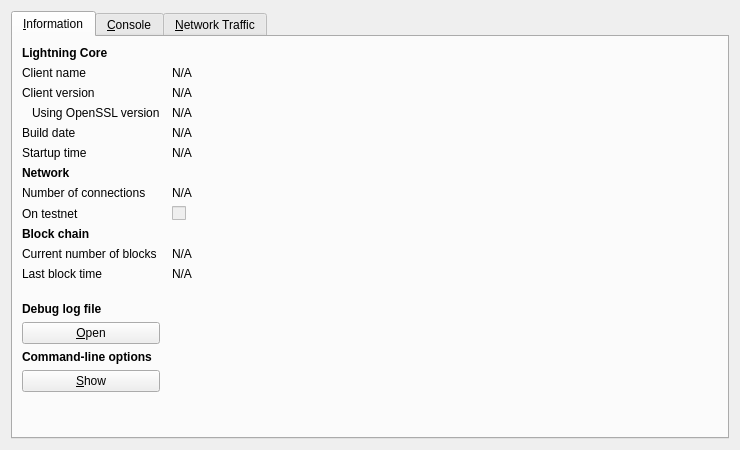
<?xml version="1.0" encoding="UTF-8"?>
<ui version="4.0">
 <class>RPCConsole</class>
 <widget class="QDialog" name="RPCConsole">
  <property name="geometry">
   <rect>
    <x>0</x>
    <y>0</y>
    <width>740</width>
    <height>450</height>
   </rect>
  </property>
  <property name="windowTitle">
   <string>Lightning - Debug window</string>
  </property>
  <layout class="QVBoxLayout" name="verticalLayout_2">
   <item>
    <widget class="QTabWidget" name="tabWidget">
     <property name="currentIndex">
      <number>0</number>
     </property>
     <widget class="QWidget" name="tab_info">
      <attribute name="title">
       <string>&amp;Information</string>
      </attribute>
      <layout class="QGridLayout" name="gridLayout" columnstretch="0,1">
       <property name="horizontalSpacing">
        <number>12</number>
       </property>
       <item row="0" column="0">
        <widget class="QLabel" name="label_9">
         <property name="font">
          <font>
           <weight>75</weight>
           <bold>true</bold>
          </font>
         </property>
         <property name="text">
          <string>Lightning Core</string>
         </property>
        </widget>
       </item>
       <item row="1" column="0">
        <widget class="QLabel" name="label_5">
         <property name="text">
          <string>Client name</string>
         </property>
        </widget>
       </item>
       <item row="1" column="1">
        <widget class="QLabel" name="clientName">
         <property name="cursor">
          <cursorShape>IBeamCursor</cursorShape>
         </property>
         <property name="text">
          <string>N/A</string>
         </property>
         <property name="textFormat">
          <enum>Qt::PlainText</enum>
         </property>
         <property name="textInteractionFlags">
          <set>Qt::LinksAccessibleByMouse|Qt::TextSelectableByKeyboard|Qt::TextSelectableByMouse</set>
         </property>
        </widget>
       </item>
       <item row="2" column="0">
        <widget class="QLabel" name="label_6">
         <property name="text">
          <string>Client version</string>
         </property>
        </widget>
       </item>
       <item row="2" column="1">
        <widget class="QLabel" name="clientVersion">
         <property name="cursor">
          <cursorShape>IBeamCursor</cursorShape>
         </property>
         <property name="text">
          <string>N/A</string>
         </property>
         <property name="textFormat">
          <enum>Qt::PlainText</enum>
         </property>
         <property name="textInteractionFlags">
          <set>Qt::LinksAccessibleByMouse|Qt::TextSelectableByKeyboard|Qt::TextSelectableByMouse</set>
         </property>
        </widget>
       </item>
       <item row="3" column="0">
        <widget class="QLabel" name="label_14">
         <property name="text">
          <string>Using OpenSSL version</string>
         </property>
         <property name="indent">
          <number>10</number>
         </property>
        </widget>
       </item>
       <item row="3" column="1">
        <widget class="QLabel" name="openSSLVersion">
         <property name="cursor">
          <cursorShape>IBeamCursor</cursorShape>
         </property>
         <property name="text">
          <string>N/A</string>
         </property>
         <property name="textFormat">
          <enum>Qt::PlainText</enum>
         </property>
         <property name="textInteractionFlags">
          <set>Qt::LinksAccessibleByMouse|Qt::TextSelectableByKeyboard|Qt::TextSelectableByMouse</set>
         </property>
        </widget>
       </item>
       <item row="4" column="0">
        <widget class="QLabel" name="label_12">
         <property name="text">
          <string>Build date</string>
         </property>
        </widget>
       </item>
       <item row="4" column="1">
        <widget class="QLabel" name="buildDate">
         <property name="cursor">
          <cursorShape>IBeamCursor</cursorShape>
         </property>
         <property name="text">
          <string>N/A</string>
         </property>
         <property name="textFormat">
          <enum>Qt::PlainText</enum>
         </property>
         <property name="textInteractionFlags">
          <set>Qt::LinksAccessibleByMouse|Qt::TextSelectableByKeyboard|Qt::TextSelectableByMouse</set>
         </property>
        </widget>
       </item>
       <item row="5" column="0">
        <widget class="QLabel" name="label_13">
         <property name="text">
          <string>Startup time</string>
         </property>
        </widget>
       </item>
       <item row="5" column="1">
        <widget class="QLabel" name="startupTime">
         <property name="cursor">
          <cursorShape>IBeamCursor</cursorShape>
         </property>
         <property name="text">
          <string>N/A</string>
         </property>
         <property name="textFormat">
          <enum>Qt::PlainText</enum>
         </property>
         <property name="textInteractionFlags">
          <set>Qt::LinksAccessibleByMouse|Qt::TextSelectableByKeyboard|Qt::TextSelectableByMouse</set>
         </property>
        </widget>
       </item>
       <item row="6" column="0">
        <widget class="QLabel" name="label_11">
         <property name="font">
          <font>
           <weight>75</weight>
           <bold>true</bold>
          </font>
         </property>
         <property name="text">
          <string>Network</string>
         </property>
        </widget>
       </item>
       <item row="7" column="0">
        <widget class="QLabel" name="label_7">
         <property name="text">
          <string>Number of connections</string>
         </property>
        </widget>
       </item>
       <item row="7" column="1">
        <widget class="QLabel" name="numberOfConnections">
         <property name="cursor">
          <cursorShape>IBeamCursor</cursorShape>
         </property>
         <property name="text">
          <string>N/A</string>
         </property>
         <property name="textFormat">
          <enum>Qt::PlainText</enum>
         </property>
         <property name="textInteractionFlags">
          <set>Qt::LinksAccessibleByMouse|Qt::TextSelectableByKeyboard|Qt::TextSelectableByMouse</set>
         </property>
        </widget>
       </item>
       <item row="8" column="0">
        <widget class="QLabel" name="label_8">
         <property name="text">
          <string>On testnet</string>
         </property>
        </widget>
       </item>
       <item row="8" column="1">
        <widget class="QCheckBox" name="isTestNet">
         <property name="enabled">
          <bool>false</bool>
         </property>
         <property name="text">
          <string/>
         </property>
        </widget>
       </item>
       <item row="9" column="0">
        <widget class="QLabel" name="label_10">
         <property name="font">
          <font>
           <weight>75</weight>
           <bold>true</bold>
          </font>
         </property>
         <property name="text">
          <string>Block chain</string>
         </property>
        </widget>
       </item>
       <item row="10" column="0">
        <widget class="QLabel" name="label_3">
         <property name="text">
          <string>Current number of blocks</string>
         </property>
        </widget>
       </item>
       <item row="10" column="1">
        <widget class="QLabel" name="numberOfBlocks">
         <property name="cursor">
          <cursorShape>IBeamCursor</cursorShape>
         </property>
         <property name="text">
          <string>N/A</string>
         </property>
         <property name="textFormat">
          <enum>Qt::PlainText</enum>
         </property>
         <property name="textInteractionFlags">
          <set>Qt::LinksAccessibleByMouse|Qt::TextSelectableByKeyboard|Qt::TextSelectableByMouse</set>
         </property>
        </widget>
       </item>
       <item row="11" column="0">
        <widget class="QLabel" name="label_2">
         <property name="text">
          <string>Last block time</string>
         </property>
        </widget>
       </item>
       <item row="11" column="1">
        <widget class="QLabel" name="lastBlockTime">
         <property name="cursor">
          <cursorShape>IBeamCursor</cursorShape>
         </property>
         <property name="text">
          <string>N/A</string>
         </property>
         <property name="textFormat">
          <enum>Qt::PlainText</enum>
         </property>
         <property name="textInteractionFlags">
          <set>Qt::LinksAccessibleByMouse|Qt::TextSelectableByKeyboard|Qt::TextSelectableByMouse</set>
         </property>
        </widget>
       </item>
       <item row="12" column="0">
        <spacer name="verticalSpacer_2">
         <property name="orientation">
          <enum>Qt::Vertical</enum>
         </property>
         <property name="sizeHint" stdset="0">
          <size>
           <width>20</width>
           <height>20</height>
          </size>
         </property>
        </spacer>
       </item>
       <item row="13" column="0">
        <widget class="QLabel" name="labelDebugLogfile">
         <property name="font">
          <font>
           <weight>75</weight>
           <bold>true</bold>
          </font>
         </property>
         <property name="text">
          <string>Debug log file</string>
         </property>
        </widget>
       </item>
       <item row="14" column="0">
        <widget class="QPushButton" name="openDebugLogfileButton">
         <property name="toolTip">
          <string>Open the Lightning debug log file from the current data directory. This can take a few seconds for large log files.</string>
         </property>
         <property name="text">
          <string>&amp;Open</string>
         </property>
         <property name="autoDefault">
          <bool>false</bool>
         </property>
        </widget>
       </item>
       <item row="15" column="0">
        <widget class="QLabel" name="labelCLOptions">
         <property name="font">
          <font>
           <weight>75</weight>
           <bold>true</bold>
          </font>
         </property>
         <property name="text">
          <string>Command-line options</string>
         </property>
        </widget>
       </item>
       <item row="16" column="0">
        <widget class="QPushButton" name="showCLOptionsButton">
         <property name="toolTip">
          <string>Show the Lightning-Qt help message to get a list with possible Lightning command-line options.</string>
         </property>
         <property name="text">
          <string>&amp;Show</string>
         </property>
         <property name="autoDefault">
          <bool>false</bool>
         </property>
        </widget>
       </item>
       <item row="17" column="0">
        <spacer name="verticalSpacer">
         <property name="orientation">
          <enum>Qt::Vertical</enum>
         </property>
         <property name="sizeHint" stdset="0">
          <size>
           <width>20</width>
           <height>40</height>
          </size>
         </property>
        </spacer>
       </item>
      </layout>
     </widget>
     <widget class="QWidget" name="tab_console">
      <attribute name="title">
       <string>&amp;Console</string>
      </attribute>
      <layout class="QVBoxLayout" name="verticalLayout_3">
       <property name="spacing">
        <number>3</number>
       </property>
       <item>
        <widget class="QTextEdit" name="messagesWidget">
         <property name="minimumSize">
          <size>
           <width>0</width>
           <height>100</height>
          </size>
         </property>
         <property name="readOnly">
          <bool>true</bool>
         </property>
         <property name="tabKeyNavigation" stdset="0">
          <bool>false</bool>
         </property>
         <property name="columnCount" stdset="0">
          <number>2</number>
         </property>
        </widget>
       </item>
       <item>
        <layout class="QHBoxLayout" name="horizontalLayout">
         <property name="spacing">
          <number>3</number>
         </property>
         <item>
          <widget class="QLabel" name="label">
           <property name="text">
            <string notr="true">&gt;</string>
           </property>
          </widget>
         </item>
         <item>
          <widget class="QLineEdit" name="lineEdit"/>
         </item>
         <item>
          <widget class="QPushButton" name="clearButton">
           <property name="maximumSize">
            <size>
             <width>24</width>
             <height>24</height>
            </size>
           </property>
           <property name="toolTip">
            <string>Clear console</string>
           </property>
           <property name="text">
            <string/>
           </property>
           <property name="icon">
            <iconset resource="../bitcoin.qrc">
             <normaloff>:/icons/remove</normaloff>:/icons/remove</iconset>
           </property>
           <property name="shortcut">
            <string notr="true">Ctrl+L</string>
           </property>
           <property name="autoDefault">
            <bool>false</bool>
           </property>
          </widget>
         </item>
        </layout>
       </item>
      </layout>
     </widget>
     <widget class="QWidget" name="tab">
      <attribute name="title">
       <string>&amp;Network Traffic</string>
      </attribute>
      <layout class="QHBoxLayout" name="horizontalLayout_3">
       <item>
        <layout class="QVBoxLayout" name="verticalLayout_4">
         <item>
          <widget class="TrafficGraphWidget" name="trafficGraph" native="true">
           <property name="sizePolicy">
            <sizepolicy hsizetype="Expanding" vsizetype="Expanding">
             <horstretch>0</horstretch>
             <verstretch>0</verstretch>
            </sizepolicy>
           </property>
          </widget>
         </item>
         <item>
          <layout class="QHBoxLayout" name="horizontalLayout_2">
           <item>
            <widget class="QSlider" name="sldGraphRange">
             <property name="minimum">
              <number>1</number>
             </property>
             <property name="maximum">
              <number>288</number>
             </property>
             <property name="pageStep">
              <number>12</number>
             </property>
             <property name="value">
              <number>6</number>
             </property>
             <property name="orientation">
              <enum>Qt::Horizontal</enum>
             </property>
            </widget>
           </item>
           <item>
            <widget class="QLabel" name="lblGraphRange">
             <property name="minimumSize">
              <size>
               <width>100</width>
               <height>0</height>
              </size>
             </property>
             <property name="alignment">
              <set>Qt::AlignCenter</set>
             </property>
            </widget>
           </item>
           <item>
            <widget class="QPushButton" name="btnClearTrafficGraph">
             <property name="text">
              <string>&amp;Clear</string>
             </property>
            </widget>
           </item>
          </layout>
         </item>
        </layout>
       </item>
       <item>
        <layout class="QVBoxLayout" name="verticalLayout">
         <item>
          <widget class="QGroupBox" name="groupBox">
           <property name="title">
            <string>Totals</string>
           </property>
           <layout class="QVBoxLayout" name="verticalLayout_5">
            <item>
             <layout class="QHBoxLayout" name="horizontalLayout_4">
              <item>
               <widget class="Line" name="line">
                <property name="sizePolicy">
                 <sizepolicy hsizetype="Fixed" vsizetype="Fixed">
                  <horstretch>0</horstretch>
                  <verstretch>0</verstretch>
                 </sizepolicy>
                </property>
                <property name="minimumSize">
                 <size>
                  <width>10</width>
                  <height>0</height>
                 </size>
                </property>
                <property name="palette">
                 <palette>
                  <active>
                   <colorrole role="Light">
                    <brush brushstyle="SolidPattern">
                     <color alpha="255">
                      <red>0</red>
                      <green>255</green>
                      <blue>0</blue>
                     </color>
                    </brush>
                   </colorrole>
                  </active>
                  <inactive>
                   <colorrole role="Light">
                    <brush brushstyle="SolidPattern">
                     <color alpha="255">
                      <red>0</red>
                      <green>255</green>
                      <blue>0</blue>
                     </color>
                    </brush>
                   </colorrole>
                  </inactive>
                  <disabled>
                   <colorrole role="Light">
                    <brush brushstyle="SolidPattern">
                     <color alpha="255">
                      <red>0</red>
                      <green>255</green>
                      <blue>0</blue>
                     </color>
                    </brush>
                   </colorrole>
                  </disabled>
                 </palette>
                </property>
                <property name="orientation">
                 <enum>Qt::Horizontal</enum>
                </property>
               </widget>
              </item>
              <item>
               <widget class="QLabel" name="label_16">
                <property name="text">
                 <string>In:</string>
                </property>
               </widget>
              </item>
              <item>
               <widget class="QLabel" name="lblBytesIn">
                <property name="minimumSize">
                 <size>
                  <width>50</width>
                  <height>0</height>
                 </size>
                </property>
                <property name="alignment">
                 <set>Qt::AlignRight|Qt::AlignTrailing|Qt::AlignVCenter</set>
                </property>
               </widget>
              </item>
             </layout>
            </item>
            <item>
             <layout class="QHBoxLayout" name="horizontalLayout_5">
              <item>
               <widget class="Line" name="line_2">
                <property name="sizePolicy">
                 <sizepolicy hsizetype="Fixed" vsizetype="Fixed">
                  <horstretch>0</horstretch>
                  <verstretch>0</verstretch>
                 </sizepolicy>
                </property>
                <property name="minimumSize">
                 <size>
                  <width>10</width>
                  <height>0</height>
                 </size>
                </property>
                <property name="palette">
                 <palette>
                  <active>
                   <colorrole role="Light">
                    <brush brushstyle="SolidPattern">
                     <color alpha="255">
                      <red>255</red>
                      <green>0</green>
                      <blue>0</blue>
                     </color>
                    </brush>
                   </colorrole>
                  </active>
                  <inactive>
                   <colorrole role="Light">
                    <brush brushstyle="SolidPattern">
                     <color alpha="255">
                      <red>255</red>
                      <green>0</green>
                      <blue>0</blue>
                     </color>
                    </brush>
                   </colorrole>
                  </inactive>
                  <disabled>
                   <colorrole role="Light">
                    <brush brushstyle="SolidPattern">
                     <color alpha="255">
                      <red>255</red>
                      <green>0</green>
                      <blue>0</blue>
                     </color>
                    </brush>
                   </colorrole>
                  </disabled>
                 </palette>
                </property>
                <property name="orientation">
                 <enum>Qt::Horizontal</enum>
                </property>
               </widget>
              </item>
              <item>
               <widget class="QLabel" name="label_17">
                <property name="text">
                 <string>Out:</string>
                </property>
               </widget>
              </item>
              <item>
               <widget class="QLabel" name="lblBytesOut">
                <property name="minimumSize">
                 <size>
                  <width>50</width>
                  <height>0</height>
                 </size>
                </property>
                <property name="alignment">
                 <set>Qt::AlignRight|Qt::AlignTrailing|Qt::AlignVCenter</set>
                </property>
               </widget>
              </item>
             </layout>
            </item>
            <item>
             <spacer name="verticalSpacer_4">
              <property name="orientation">
               <enum>Qt::Vertical</enum>
              </property>
              <property name="sizeHint" stdset="0">
               <size>
                <width>20</width>
                <height>407</height>
               </size>
              </property>
             </spacer>
            </item>
           </layout>
          </widget>
         </item>
        </layout>
       </item>
      </layout>
     </widget>
    </widget>
   </item>
  </layout>
 </widget>
 <customwidgets>
  <customwidget>
   <class>TrafficGraphWidget</class>
   <extends>QWidget</extends>
   <header>trafficgraphwidget.h</header>
   <container>1</container>
   <slots>
    <slot>clear()</slot>
   </slots>
  </customwidget>
 </customwidgets>
 <resources>
  <include location="../bitcoin.qrc"/>
 </resources>
 <connections/>
</ui>
